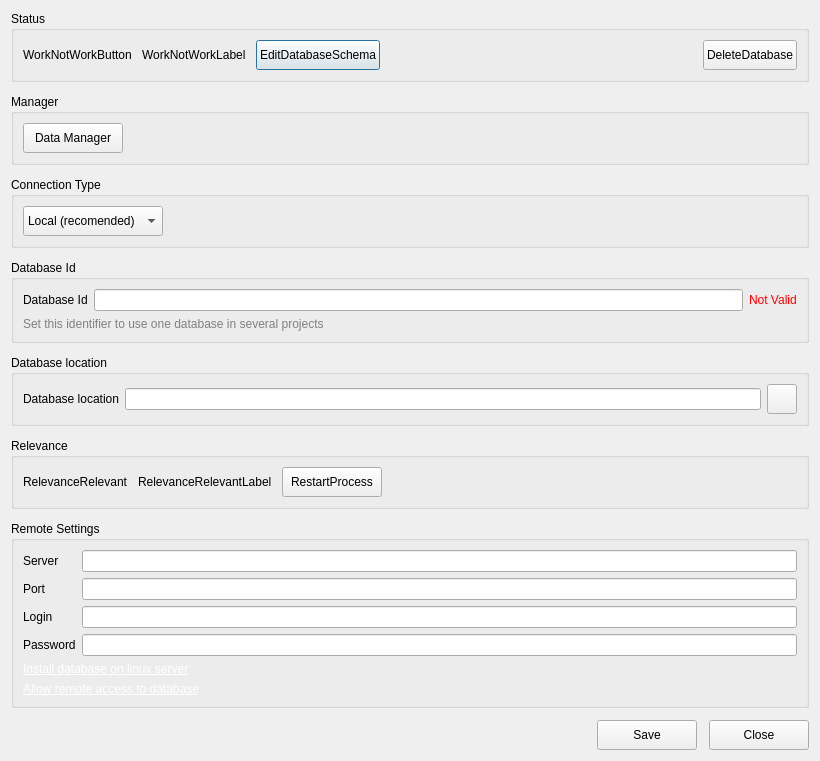
<?xml version="1.0" encoding="UTF-8"?>
<ui version="4.0">
 <class>DatabaseStateDialog</class>
 <widget class="QDialog" name="DatabaseStateDialog">
  <property name="geometry">
   <rect>
    <x>0</x>
    <y>0</y>
    <width>820</width>
    <height>708</height>
   </rect>
  </property>
  <property name="windowTitle">
   <string>Database State</string>
  </property>
  <layout class="QVBoxLayout" name="verticalLayout" stretch="0,0,0,0,0,0,0,0,0">
   <property name="spacing">
    <number>12</number>
   </property>
   <item>
    <widget class="QWidget" name="widget" native="true">
     <property name="sizePolicy">
      <sizepolicy hsizetype="Preferred" vsizetype="Preferred">
       <horstretch>0</horstretch>
       <verstretch>0</verstretch>
      </sizepolicy>
     </property>
     <layout class="QVBoxLayout" name="verticalLayout_2">
      <property name="leftMargin">
       <number>0</number>
      </property>
      <property name="topMargin">
       <number>0</number>
      </property>
      <property name="rightMargin">
       <number>0</number>
      </property>
      <property name="bottomMargin">
       <number>0</number>
      </property>
      <item>
       <widget class="QGroupBox" name="groupBox">
        <property name="title">
         <string>Status</string>
        </property>
        <layout class="QVBoxLayout" name="verticalLayout_3">
         <item>
          <layout class="QHBoxLayout" name="horizontalLayout">
           <property name="spacing">
            <number>10</number>
           </property>
           <item>
            <widget class="QLabel" name="WorkNotWorButton">
             <property name="text">
              <string>WorkNotWorkButton</string>
             </property>
            </widget>
           </item>
           <item>
            <widget class="QLabel" name="WorkNotWorkLabel">
             <property name="text">
              <string>WorkNotWorkLabel</string>
             </property>
            </widget>
           </item>
           <item>
            <widget class="QPushButton" name="EditDatabaseSchema">
             <property name="minimumSize">
              <size>
               <width>100</width>
               <height>30</height>
              </size>
             </property>
             <property name="text">
              <string>EditDatabaseSchema</string>
             </property>
            </widget>
           </item>
           <item>
            <spacer name="horizontalSpacer_2">
             <property name="orientation">
              <enum>Qt::Horizontal</enum>
             </property>
             <property name="sizeHint" stdset="0">
              <size>
               <width>40</width>
               <height>20</height>
              </size>
             </property>
            </spacer>
           </item>
           <item>
            <widget class="QPushButton" name="DeleteDatabase">
             <property name="minimumSize">
              <size>
               <width>30</width>
               <height>30</height>
              </size>
             </property>
             <property name="text">
              <string>DeleteDatabase</string>
             </property>
            </widget>
           </item>
          </layout>
         </item>
        </layout>
       </widget>
      </item>
     </layout>
    </widget>
   </item>
   <item>
    <widget class="QGroupBox" name="groupBox_3">
     <property name="title">
      <string>Manager</string>
     </property>
     <layout class="QHBoxLayout" name="horizontalLayout_4">
      <item>
       <widget class="QPushButton" name="DataManager">
        <property name="minimumSize">
         <size>
          <width>100</width>
          <height>30</height>
         </size>
        </property>
        <property name="text">
         <string>Data Manager</string>
        </property>
        <property name="icon">
         <iconset resource="../Engine/engine.qrc">
          <normaloff>:/engine/images/database.png</normaloff>:/engine/images/database.png</iconset>
        </property>
       </widget>
      </item>
      <item>
       <spacer name="horizontalSpacer_4">
        <property name="orientation">
         <enum>Qt::Horizontal</enum>
        </property>
        <property name="sizeHint" stdset="0">
         <size>
          <width>40</width>
          <height>20</height>
         </size>
        </property>
       </spacer>
      </item>
     </layout>
    </widget>
   </item>
   <item>
    <widget class="QGroupBox" name="groupBox_6">
     <property name="title">
      <string>Connection Type</string>
     </property>
     <layout class="QHBoxLayout" name="horizontalLayout_7">
      <item>
       <widget class="QComboBox" name="ConnectionType">
        <property name="minimumSize">
         <size>
          <width>0</width>
          <height>30</height>
         </size>
        </property>
        <property name="maximumSize">
         <size>
          <width>16777215</width>
          <height>30</height>
         </size>
        </property>
        <item>
         <property name="text">
          <string>Local (recomended)</string>
         </property>
        </item>
        <item>
         <property name="text">
          <string>Remote</string>
         </property>
        </item>
       </widget>
      </item>
      <item>
       <spacer name="horizontalSpacer_5">
        <property name="orientation">
         <enum>Qt::Horizontal</enum>
        </property>
        <property name="sizeHint" stdset="0">
         <size>
          <width>40</width>
          <height>20</height>
         </size>
        </property>
       </spacer>
      </item>
     </layout>
    </widget>
   </item>
   <item>
    <widget class="QGroupBox" name="groupBox_4">
     <property name="title">
      <string>Database Id</string>
     </property>
     <layout class="QVBoxLayout" name="verticalLayout_4">
      <item>
       <layout class="QHBoxLayout" name="horizontalLayout_5">
        <item>
         <widget class="QLabel" name="label">
          <property name="text">
           <string>Database Id</string>
          </property>
         </widget>
        </item>
        <item>
         <widget class="QLineEdit" name="DatabaseId"/>
        </item>
        <item>
         <widget class="QLabel" name="DatabaseIdNotValid">
          <property name="styleSheet">
           <string notr="true">*{color:red}</string>
          </property>
          <property name="text">
           <string>Not Valid</string>
          </property>
         </widget>
        </item>
       </layout>
      </item>
      <item>
       <widget class="QLabel" name="label_2">
        <property name="styleSheet">
         <string notr="true">*{color:gray}</string>
        </property>
        <property name="text">
         <string>Set this identifier to use one database in several projects</string>
        </property>
        <property name="wordWrap">
         <bool>true</bool>
        </property>
       </widget>
      </item>
     </layout>
    </widget>
   </item>
   <item>
    <widget class="QGroupBox" name="groupBox_5">
     <property name="title">
      <string>Database location</string>
     </property>
     <layout class="QHBoxLayout" name="horizontalLayout_6">
      <item>
       <widget class="QLabel" name="label_3">
        <property name="text">
         <string>Database location</string>
        </property>
       </widget>
      </item>
      <item>
       <widget class="QLineEdit" name="DatabaseLocation"/>
      </item>
      <item>
       <widget class="QPushButton" name="CopyDatabaseLocation">
        <property name="minimumSize">
         <size>
          <width>30</width>
          <height>30</height>
         </size>
        </property>
        <property name="maximumSize">
         <size>
          <width>30</width>
          <height>30</height>
         </size>
        </property>
        <property name="text">
         <string/>
        </property>
        <property name="icon">
         <iconset resource="../Engine/engine.qrc">
          <normaloff>:/engine/images/Copy.png</normaloff>:/engine/images/Copy.png</iconset>
        </property>
       </widget>
      </item>
     </layout>
    </widget>
   </item>
   <item>
    <widget class="QGroupBox" name="groupBox_2">
     <property name="title">
      <string>Relevance</string>
     </property>
     <layout class="QHBoxLayout" name="horizontalLayout_3">
      <property name="spacing">
       <number>10</number>
      </property>
      <item>
       <widget class="QLabel" name="RelevanceRelevant">
        <property name="text">
         <string>RelevanceRelevant</string>
        </property>
       </widget>
      </item>
      <item>
       <widget class="QLabel" name="RelevanceRelevantLabel">
        <property name="text">
         <string>RelevanceRelevantLabel</string>
        </property>
       </widget>
      </item>
      <item>
       <widget class="QPushButton" name="RestartProcess">
        <property name="minimumSize">
         <size>
          <width>100</width>
          <height>30</height>
         </size>
        </property>
        <property name="text">
         <string>RestartProcess</string>
        </property>
       </widget>
      </item>
      <item>
       <spacer name="horizontalSpacer_3">
        <property name="orientation">
         <enum>Qt::Horizontal</enum>
        </property>
        <property name="sizeHint" stdset="0">
         <size>
          <width>40</width>
          <height>20</height>
         </size>
        </property>
       </spacer>
      </item>
     </layout>
    </widget>
   </item>
   <item>
    <widget class="QGroupBox" name="groupBox_7">
     <property name="title">
      <string>Remote Settings</string>
     </property>
     <layout class="QVBoxLayout" name="verticalLayout_5">
      <item>
       <layout class="QFormLayout" name="formLayout">
        <item row="0" column="0">
         <widget class="QLabel" name="label_4">
          <property name="text">
           <string>Server</string>
          </property>
         </widget>
        </item>
        <item row="0" column="1">
         <widget class="QLineEdit" name="ConnectionServer"/>
        </item>
        <item row="1" column="0">
         <widget class="QLabel" name="label_5">
          <property name="text">
           <string>Port</string>
          </property>
         </widget>
        </item>
        <item row="1" column="1">
         <widget class="QLineEdit" name="ConnectionPort"/>
        </item>
        <item row="2" column="0">
         <widget class="QLabel" name="label_6">
          <property name="text">
           <string>Login</string>
          </property>
         </widget>
        </item>
        <item row="2" column="1">
         <widget class="QLineEdit" name="ConnectionLogin"/>
        </item>
        <item row="3" column="0">
         <widget class="QLabel" name="label_7">
          <property name="text">
           <string>Password</string>
          </property>
         </widget>
        </item>
        <item row="3" column="1">
         <widget class="QLineEdit" name="ConnectionPassword"/>
        </item>
       </layout>
      </item>
      <item>
       <widget class="QLabel" name="label_8">
        <property name="text">
         <string>&lt;html&gt;&lt;head/&gt;&lt;body&gt;&lt;p&gt;&lt;a href=&quot;https://docs.mongodb.com/manual/tutorial/install-mongodb-on-ubuntu/&quot;&gt;&lt;span style=&quot; text-decoration: underline; color:#ffffff;&quot;&gt;Install database on linux server&lt;/span&gt;&lt;/a&gt;&lt;/p&gt;&lt;/body&gt;&lt;/html&gt;</string>
        </property>
        <property name="openExternalLinks">
         <bool>true</bool>
        </property>
       </widget>
      </item>
      <item>
       <widget class="QLabel" name="label_9">
        <property name="text">
         <string>&lt;html&gt;&lt;head/&gt;&lt;body&gt;&lt;p&gt;&lt;a href=&quot;https://www.mkyong.com/mongodb/mongodb-allow-remote-access/&quot;&gt;&lt;span style=&quot; text-decoration: underline; color:#ffffff;&quot;&gt;Allow remote access to database&lt;/span&gt;&lt;/a&gt;&lt;/p&gt;&lt;/body&gt;&lt;/html&gt;</string>
        </property>
        <property name="openExternalLinks">
         <bool>true</bool>
        </property>
       </widget>
      </item>
     </layout>
    </widget>
   </item>
   <item>
    <spacer name="verticalSpacer">
     <property name="orientation">
      <enum>Qt::Vertical</enum>
     </property>
     <property name="sizeHint" stdset="0">
      <size>
       <width>20</width>
       <height>40</height>
      </size>
     </property>
    </spacer>
   </item>
   <item>
    <layout class="QHBoxLayout" name="horizontalLayout_2">
     <item>
      <spacer name="horizontalSpacer">
       <property name="orientation">
        <enum>Qt::Horizontal</enum>
       </property>
       <property name="sizeHint" stdset="0">
        <size>
         <width>40</width>
         <height>20</height>
        </size>
       </property>
      </spacer>
     </item>
     <item>
      <widget class="QPushButton" name="SaveButton">
       <property name="minimumSize">
        <size>
         <width>100</width>
         <height>30</height>
        </size>
       </property>
       <property name="text">
        <string>Save</string>
       </property>
       <property name="icon">
        <iconset resource="../Engine/engine.qrc">
         <normaloff>:/engine/images/edit.png</normaloff>:/engine/images/edit.png</iconset>
       </property>
      </widget>
     </item>
     <item>
      <widget class="QPushButton" name="CancelButton">
       <property name="minimumSize">
        <size>
         <width>100</width>
         <height>30</height>
        </size>
       </property>
       <property name="text">
        <string>Close</string>
       </property>
       <property name="icon">
        <iconset resource="../Engine/engine.qrc">
         <normaloff>:/engine/images/stop.png</normaloff>:/engine/images/stop.png</iconset>
       </property>
      </widget>
     </item>
    </layout>
   </item>
  </layout>
 </widget>
 <resources>
  <include location="../Engine/engine.qrc"/>
 </resources>
 <connections/>
</ui>
